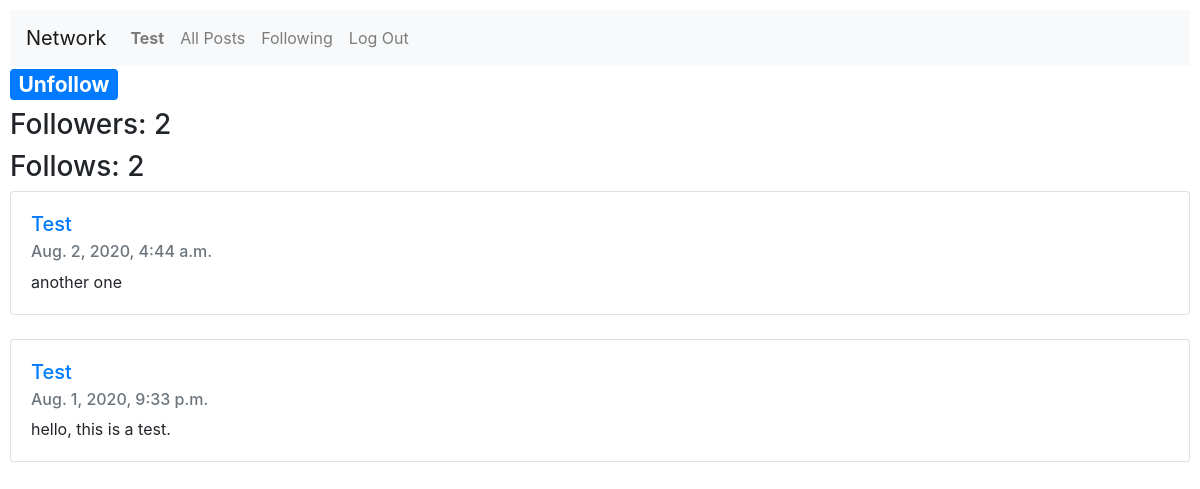
/userprofile/3 (signed in), run on an earlier commit of the app's database.
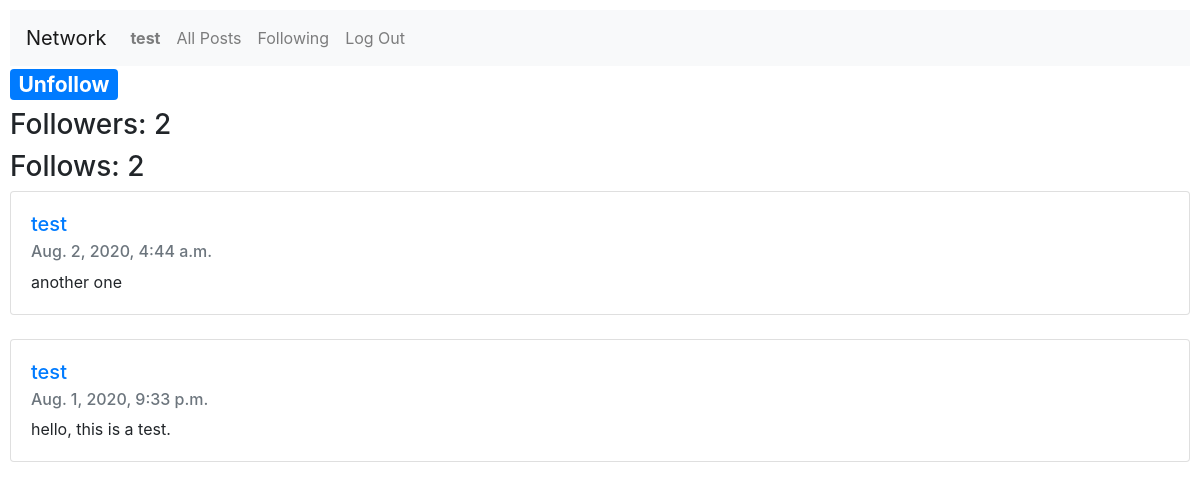
And on a later commit of the database.
### network/models.py (models this page shows)
class User(AbstractUser):
    pass

class Post(models.Model):
    user = models.ForeignKey(User, on_delete=models.CASCADE, related_name="posts")
    content = models.CharField(max_length=512)
    date_added = models.DateTimeField(auto_now_add=True)

### network/views.py (the view)
# urls.py: path("userprofile/<int:user_id>", views.userprofile, name="userprofile"),
def userprofile(request, user_id):
    user = User.objects.get(id=user_id)
    current_user = request.user
    try:
        user_profile, created = UserProfile.objects.get_or_create(user=user)
        current_user_profile, created = UserProfile.objects.get_or_create(user=current_user)
        number_of_followers = len(user_profile.followers.all())
        number_of_follows = len(user_profile.follows.all())
    except:
        number_of_followers = 0
        number_of_follows = 0
    posts = user.posts.all()
    is_follower = False
    if user_profile.followers.filter(pk=current_user.user_profile.id).exists():
        is_follower = True
    return render(request, "network/userprofile.html", {
        "number_of_followers": number_of_followers,
        "number_of_follows": number_of_follows,
        "posts": [post for post in posts[::-1]],
        "user": user,
        "current_user": current_user,
        "is_follower": is_follower
    })

### network/templates/network/userprofile.html
{% extends "network/layout.html" %}
{% block body %}
    {% if current_user != user %}
        {% if is_follower %}
        <h3><a class="badge badge-primary" href="{% url 'followuser' user.id %}">Unfollow</a></h3>
        {% else %}
        <h3><a class="badge badge-primary" href="{% url 'followuser' user.id %}">Follow</a></h3>
        {% endif %}
    {% endif %}
    <h3>Followers: {{ number_of_followers }}</h3>
    <h3>Follows: {{ number_of_follows}}</h3>
    {% for post in posts %}
    <div class="card">
        <div class="card-body">
            <h5 class="card-title"><a href="{% url 'userprofile' post.user.id %}">{{post.user}}</a></h5>
            <h6 class="card-subtitle mb-2 text-muted">{{post.date_added}}</h6>
            <p class="card-text">{{post.content}}</p>
        </div>
    </div>
    <br>
    {% endfor %}
{% endblock %}

### network/templates/network/layout.html (shortened to what this page needs)
{% load static %}
<!DOCTYPE html>
<html lang="en">
    <head>
        <link rel="stylesheet" href="https://stackpath.bootstrapcdn.com/bootstrap/4.5.0/css/bootstrap.min.css">
        <link href="{% static 'network/styles.css' %}" rel="stylesheet">
    </head>
    <body>
        <nav class="navbar navbar-expand-lg navbar-light bg-light">
            <a class="navbar-brand" href="#">Network</a>
            <div>
              <ul class="navbar-nav mr-auto">
                {% if user.is_authenticated %}
                    <li class="nav-item">
                        <a class="nav-link" href="{% url 'userprofile' user.id %}"><strong>{{ user.username }}</strong></a>
                    </li>
                {% endif %}
                <li class="nav-item">
                  <a class="nav-link" href="{% url 'index' %}">All Posts</a>
                </li>
                {% if user.is_authenticated %}
                    <li class="nav-item">
                        <a class="nav-link" href="{% url 'following' %}">Following</a>
                    </li>
                    <li class="nav-item">
                        <a class="nav-link" href="{% url 'logout' %}">Log Out</a>
                    </li>
                {% endif %}
              </ul>
            </div>
          </nav>
        <div class="body">
            {% block body %}
            {% endblock %}
        </div>
    </body>
</html>

What changed in the data, as far as the page shows it:
changed User: username "Test" → "test"
changed through a linked row, Post "Aug. 2, 2020, 4:44 a.m.": user "Test" → "test"
changed through a linked row, Post "Aug. 1, 2020, 9:33 p.m.": user "Test" → "test"
